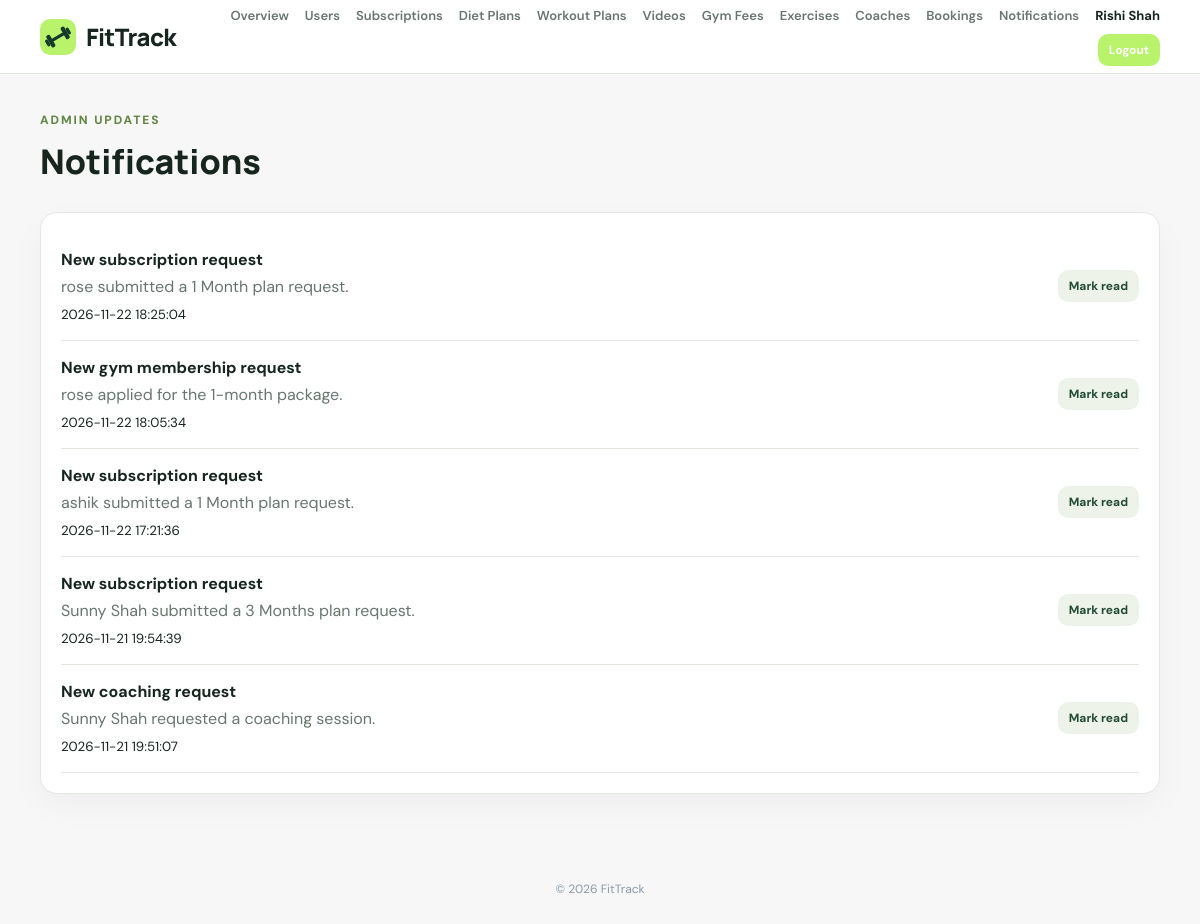
/admin/notifications.php (signed in), run on the app's committed database.
### tables this page shows
CREATE TABLE `admin_notifications` (
  `id` bigint(20) UNSIGNED NOT NULL,
  `title` varchar(160) NOT NULL,
  `message` text NOT NULL,
  `related_type` varchar(40) DEFAULT NULL,
  `related_id` bigint(20) UNSIGNED DEFAULT NULL,
  `is_read` tinyint(1) NOT NULL DEFAULT 0,
  `created_at` timestamp NOT NULL DEFAULT current_timestamp()
);

### admin/notifications.php (the view)
<?php
require_once __DIR__.'/../includes/auth.php';requireAdmin();if($_SERVER['REQUEST_METHOD']==='POST'){verifyCsrf();$id=(int)($_POST['id']??0);$pdo->prepare('UPDATE admin_notifications SET is_read=1 WHERE id=?')->execute([$id]);redirect('notifications.php');}$rows=$pdo->query('SELECT * FROM admin_notifications ORDER BY created_at DESC LIMIT 100')->fetchAll();$pageTitle='Admin notifications';require __DIR__.'/../includes/header.php';?>
<section class="page-heading"><div><p class="eyebrow">ADMIN UPDATES</p><h1>Notifications</h1></div></section><section class="panel"><?php foreach($rows as $n):?><article class="notification-row"><div><strong><?=e($n['title'])?></strong><p><?=e($n['message'])?></p><small><?=e($n['created_at'])?></small></div><?php if(!$n['is_read']):?><form method="post"><input type="hidden" name="csrf_token" value="<?=e(csrfToken())?>"><input type="hidden" name="id" value="<?=(int)$n['id']?>"><button class="button light btn-small">Mark read</button></form><?php endif;?></article><?php endforeach;?></section><?php require __DIR__.'/../includes/footer.php';?>

### assets/css/style.css (style rules this page uses)
:root { --green: #12c115; --green-dark: #8f0b13; --ink: #171717; --muted: #737373; --line: #e5e5e5; --bg: #f7f7f7; --white: #fff; --red: #b42318; --shadow: 0 12px 32px #1717170a; }
* { box-sizing: border-box; }
body { margin: 0; background: var(--bg); color: var(--ink); font-family: 'DM Sans', Arial, sans-serif; }
button, input, select, textarea { font: inherit; }
.button { display: inline-flex; justify-content: center; align-items: center; gap: 8px; border: 0; border-radius: 10px; background: rgb(31, 190, 190); color: white; padding: 12px 17px; font-weight: 700; cursor: pointer; }
.button.light { background: #e8f7f1; color: var(--green); }
.eyebrow { font-size: 12px; letter-spacing: 1.5px; font-weight: 800; text-transform: uppercase; color: var(--green); margin: 0 0 13px; }
.role-card, .panel, .auth-card, .stat { background: #fff; border: 1px solid var(--line); border-radius: 17px; box-shadow: var(--shadow); }
.panel { padding: 20px; margin-bottom: 17px; min-width: 0; }
.btn-small { padding: 8px 11px; font-size: 12px; }
.page-heading { display: flex; align-items: center; justify-content: space-between; gap: 16px; margin: 0 0 22px; }
.page-heading h1 { font: 800 clamp(25px, 3vw, 34px)/1.2 Manrope, sans-serif; margin: 0 0 8px; }
:root { --green: #c1121f; --green-dark: #8f0b13; --ink: #171717; --muted: #737373; --line: #e5e5e5; --bg: #f7f7f7; }
.button.light, .btn-secondary { background: #ffe5e7; color: #a50d18; }
:root { --ft-green:#166534; --ft-green-dark:#123b2b; --ft-green-soft:#e7f5ec; --ft-border:#d7e8dc; }
body { --primary:var(--ft-green); }

### assets/css/style2.css (style rules this page uses)
:root { --ink:#17251f;--muted:#68766f;--green:#b9f36b;--deep:#12241d;--paper:#f6f8f4;--line:#e2e9e1 }
.eyebrow { font-size:12px;letter-spacing:.16em;font-weight:800;color:#628746 }
.notification-row { display:flex;justify-content:space-between;align-items:center;gap:18px;padding:16px 0;border-bottom:1px solid var(--line) }
.notification-row p { margin:6px 0;color:var(--muted) }
.button.light { background:#edf3e9;color:#234b32 }
:root { --ft-green:#166534; --ft-green-dark:#123b2b; --ft-green-soft:#e7f5ec; --ft-border:#d7e8dc; }
body { --primary:var(--ft-green); }

### data on the page
admin_notifications: title "New subscription request", message "rose submitted a 1 Month plan request.", created_at "2026-11-22 18:25:04"
admin_notifications: title "New gym membership request", message "rose applied for the 1-month package.", created_at "2026-11-22 18:05:34"
admin_notifications: title "New subscription request", message "ashik submitted a 1 Month plan request.", created_at "2026-11-22 17:21:36"
admin_notifications: title "New subscription request", message "Sunny Shah submitted a 3 Months plan request.", created_at "2026-11-21 19:54:39"
admin_notifications: title "New coaching request", message "Sunny Shah requested a coaching session.", created_at "2026-11-21 19:51:07"

### other printed values
escapeHtml($_SESSION['user_name'] ?? 'Admin') "Rishi Shah"
